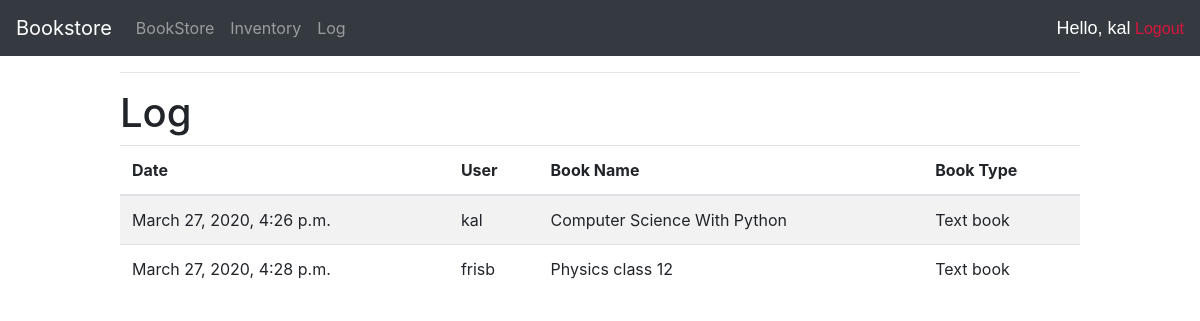
/inventory/log/ (signed in), run on an earlier commit of the app's database.
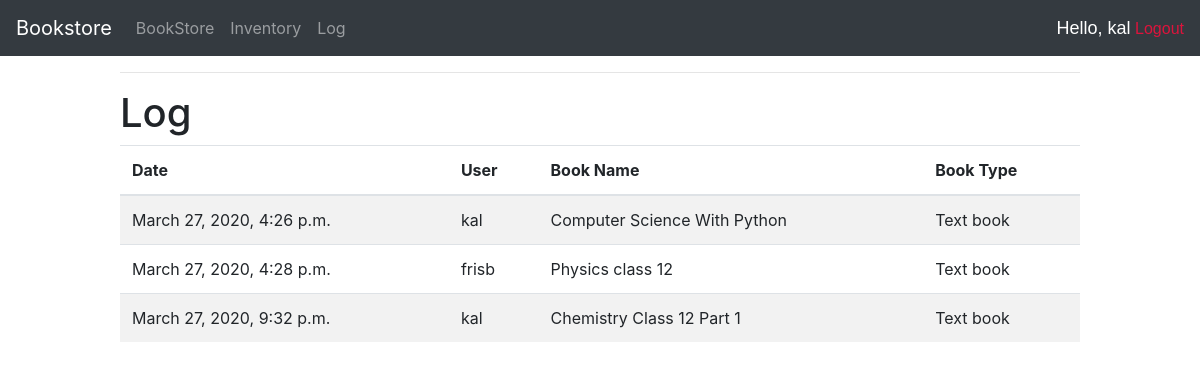
And on a later commit of the database.
### inventory/models.py (models this page shows, shortened)
class Log(models.Model) :
    date = models.DateTimeField(auto_now_add=True)
    user = models.ForeignKey(User, on_delete=models.DO_NOTHING)
    book_name = models.ForeignKey(Book, on_delete=models.DO_NOTHING)
    book_type = models.CharField(max_length=100, editable=False, default='')

class Book(models.Model) :
    subject_choice = (('English', 'English'),
                    ('Math', 'Math'),
                    ('Science', 'Science'),
                    ('Physics', 'Physics'),
                    ('Chemestry', 'Chemestry'),
                    ('Biology', 'Biology'),
                    ('Computer Science', 'Computer Science'),
                    ('Social Studies', 'Social Studies'),
                    ('Hindi', 'Hindi'),
                    ('Arabic', 'Arabic'),
                    )
    type_choice = (('Text book', 'Text book'),
                    ('Long note book', 'Long note book'),
                    ('Short note book', 'Short note book')
                    )
    grade_choice = (('1', '1'),
                    ('2', '2'),
                    ('3', '3'),
                    ('4', '4'),
                    ('5', '5'),
                    ('6', '6'),
                    ('7', '7'),
                    ('8', '8'),
                    ('9', '9'),
                    ('10','10'),
                    ('11','11'),
                    ('12','12'),
                    ('All', 'All')
                    )
    name = models.CharField(max_length=100)
    subject = models.CharField(max_length=100, choices=subject_choice)
    book_type = models.CharField(max_length=100, choices=type_choice)
    garde = models.CharField(max_length=100, choices=grade_choice)
    stock = models.IntegerField()
    cost = models.DecimalField(max_digits=10, decimal_places=3)
    def __str__(self):
        return(self.name)

### inventory/views.py (the view)
# urls.py: path('log/', views.log, name='log'),
@login_required(login_url='login')
def log(request) :
    logs = Log.objects.all()
    context = {'logs':logs}
    return(render(request, 'inventory/log.html', context))

### inventory/templates/inventory/log.html
{% extends 'inventory/main.html' %}
{% block content %}
    <hr>
    <h1>Log</h1>
    <table class="table table-striped">
        <thead>
        <tr>
            <th scope="col">Date</th>
            <th scope="col">User</th>
            <th scope="col">Book Name</th>
            <th scope="col">Book Type</th>
        </tr>
        </thead>
        <tbody>
        {% for log in logs %}
            <tr>
                <td>{{log.date}}</td>
                <td>{{log.user}}</td>
                <td>{{log.book_name}}</td>
                <td>{{log.book_type}}</td>
            </tr>
        {% endfor %}
        </tbody>
    </table>
{% endblock %}

What changed in the data, as far as the page shows it:
added Log: date "March 27, 2020, 9:32 p.m.", user "kal", book_name "Chemistry Class 12 Part 1", book_type "Text book"
